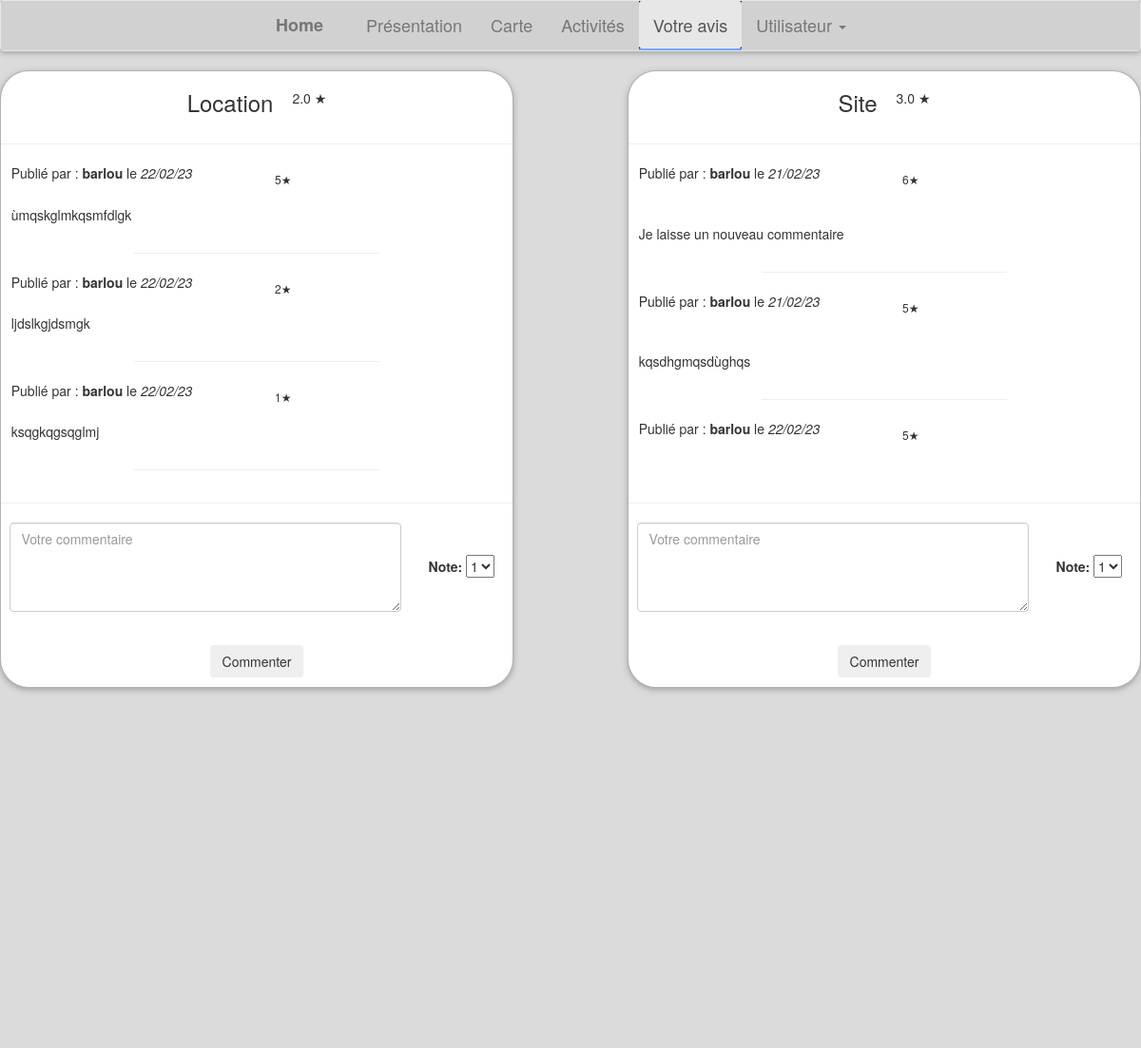
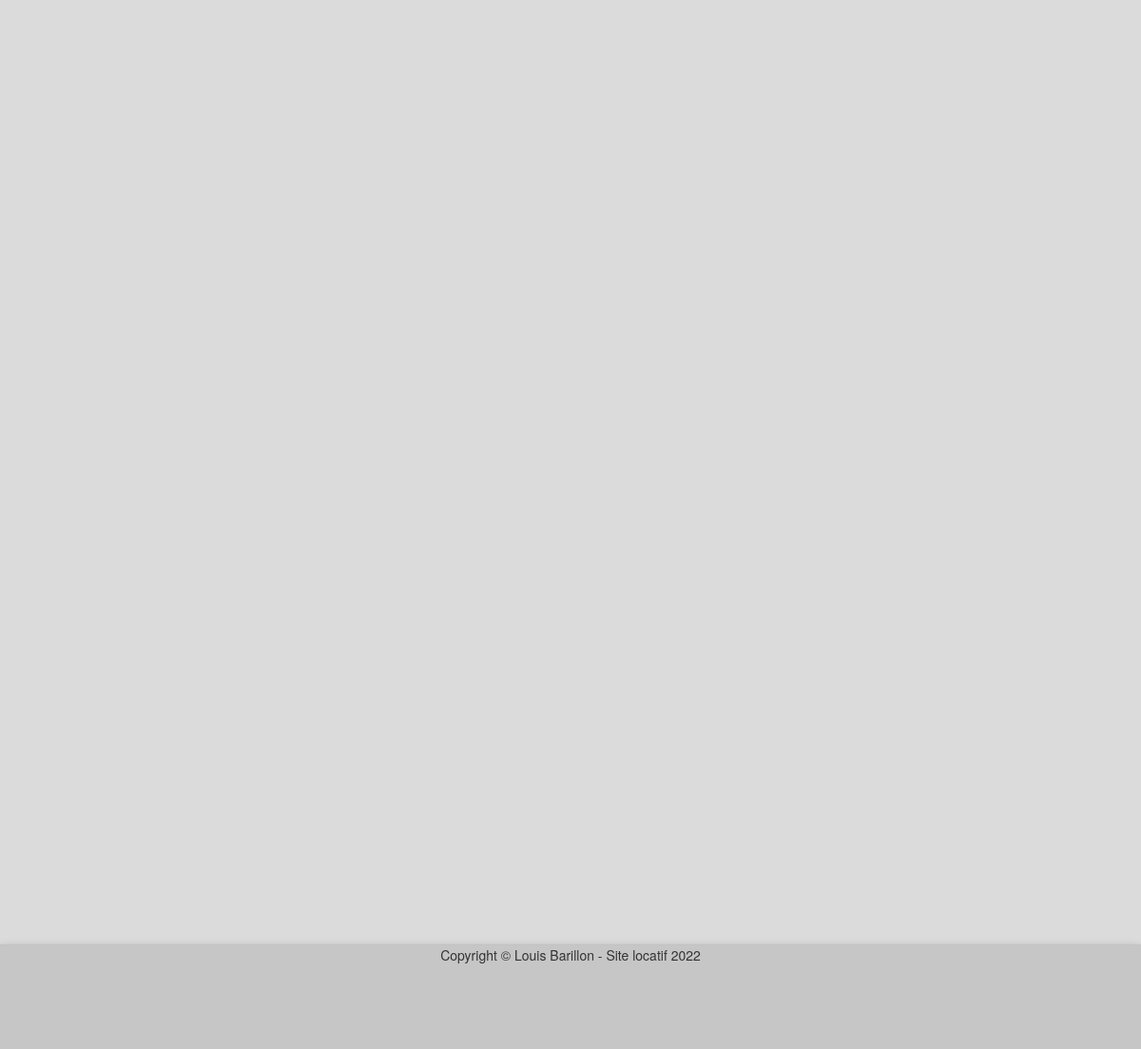
The app's page /feedback/ (signed in) with its own data (2 pictures, top to bottom).
### feedback/models.py (models this page shows)
class Comment_location(models.Model):
    user = models.ForeignKey(User, on_delete=models.CASCADE)
    text = models.TextField()
    rating = models.IntegerField()
    date_added = models.DateTimeField(auto_now_add=True)

class Comment_site(models.Model):
    user = models.ForeignKey(User, on_delete=models.CASCADE)
    text = models.TextField()
    rating = models.IntegerField()
    date_added = models.DateTimeField(auto_now_add=True)

### feedback/views.py (the view)
# urls.py: path('', index, name="Home-index")
def index(request):
    comments = Comment_site.objects.order_by('-rating')
    comments_location = Comment_location.objects.order_by('-rating')
    form = CommentSiteForm()
    form_location = CommentLocationForm()
    rating = Comment_site.objects.aggregate(Avg('rating'))['rating__avg']
    rating_location = Comment_location.objects.aggregate(Avg('rating'))['rating__avg']
    if request.user.is_authenticated:
        if request.method == "POST":
                form = CommentSiteForm(request.POST)
                form_location = CommentLocationForm(request.POST)
                form_type = request.POST.get('form_type')
                if form_type =="location":
                    if form_location.is_valid():
                        comment_location = form_location.save(commit=False)
                        comment_location.user = request.user
                        comment_location.save()
                        return redirect('feedback:feedback-home')
                elif form_type == "site":
                    if form.is_valid():
                        comment = form.save(commit=False)
                        comment.user = request.user
                        comment.save()
                        return redirect('feedback:feedback-home')
    else:
        return redirect('Login:login-login')
    context = {'form':form,
               'form_location': form_location,
               'comments':comments,
               'comments_location':comments_location,
               'avg_rating_site' : rating,
               'avg_rating_location' : rating_location}
    return render(request, "feedback/templates/index.html", context)

### feedback/form.py
class CommentSiteForm(forms.ModelForm):
    text = forms.CharField(label="", widget=forms.Textarea(
        attrs={
            'class':'form-control',
            'placeholder' : 'Votre commentaire',
            'rows':4,
            'cols':50,
        }
    ))
    rating = forms.ChoiceField(choices=RATING_CHOICES, label="Note")
    class Meta:
        model = Comment_site
        fields = ('text', 'rating')

class CommentLocationForm(forms.ModelForm):
    text = forms.CharField(label="", widget=forms.Textarea(
        attrs={
            'class' : 'form-control',
            'placeholder' : 'Votre commentaire',
            'rows': 4,
            'cols': 50,
        }))
    rating = forms.ChoiceField(choices=RATING_CHOICES, label="Note")
    class Meta:
        model = Comment_location
        fields = ('text', 'rating')

### feedback/templates/index.html (shortened to what this page needs)
{% load bootstrap3 %}
{% bootstrap_css %}
{% load crispy_forms_tags %}
{% load static %}
<!DOCTYPE html>
<html lang="en">
<head>
    <link rel="stylesheet" href="{% static 'css/style_feedback.css' %}">
</head>
{% include "location_site/templates/sites/navbar.html" %}
<body class="index">
{% block content %}
    <div class="feedback">
        <div class="retour_location">
            <div class="entete">
                <h3> Location  </h3>
                {% if avg_rating_location is not None%}
                    {{avg_rating_location}} &#9733;
                {% else %}
                    Pas noter
                {% endif %}
            </div>
            <hr>
            <div class="comments-wrapper">
                <div class="comments">
                    {% for comment_location in comments_location %}
                        <div class="comment">
                            <p> Publié par : <b> {{comment_location.user}} </b> le <i> {{comment_location.date_added|date:"d/m/y"}} </i> <h6 >{{comment_location.rating}}&#9733;</h6> </p>
                        </div>
                        <div class="text">
                            <p> {{comment_location.text}} </p>
                        </div>
                        <hr width='50%'>
                    {% empty %}
                        <p> Aucun commentaire pour le moment. </p>
                        <hr width='50%'>
                    {% endfor %}
                </div>
            </div>
            <div class="commentary">
                <hr>
                <form method="post" class="form">
                    <div class="toke">
                        {{ form_location.as_p }}
                    </div>
                    {% buttons %}
                    <br>
                    <button class="btn button" type="submit" text-align="center" name="form_type" value="location">
                        Commenter
                    </button>
                    {% endbuttons %}
                </form>
            </div>
        </div>
        <div class="retour_site">
            <div class="entete">
                <h3> Site  </h3>
                {% if avg_rating_site is not None %}
                    {{avg_rating_site}} &#9733;
                {% else %}
                    Pas noter
                {% endif %}
            </div>
            <hr>
            <div class="comments-wrapper">
                <div class="comments">
                    {% for comment in comments %}
                        <div class="comment">
                            <p> Publié par : <b> {{comment.user}} </b> le <i> {{comment.date_added|date:"d/m/y"}} </i> <h6>{{comment.rating}}&#9733; <h6></p>
                        </div>
                        <div class="text">
                            <p> {{comment.text}} </p>
                        </div>
                        <hr width='50%'>
                    {% empty %}
                        <p> Aucun commentaire pour le moment. </p>
                        <hr width='50%'>
                    {% endfor %}
                </div>
            </div>
            <div class="commentary">
                <hr>
                <form method="post" class="form">
                    <div class="toke">
                        {{ form.as_p }}
                    </div>
                    {% buttons %}
                    <br>
                     <button class="btn button" type="submit" text-align="center" name="form_type" value="site">
                         Commenter
                     </button>
                     {% endbuttons %}
                </form>
            </div>
        </div>
    </div>
{% endblock %}
</body>
{% include "location_site/templates/sites/footer.html" %}
</html>

### location_site/templates/sites/navbar.html (shortened to what this page needs)
{% load bootstrap3 %}
{% bootstrap_css %}
{% load static %}
<link rel="stylesheet" href="{% static 'css/style_base.css' %}">
<nav class="navbar navbar-default">
  <div class="container-fluid">
    <div class="navbar-header">
      <a class="navbar-brand" href="{% url 'home:Home-index' %}"> {% bootstrap_icon "home" %} &nbsp; Home </a>
    </div>
    <div class="collapse navbar-collapse" id="bs-example-navbar-collapse-1">
      <ul class="nav navbar-nav">
        <li class="{% if request.path == '/feed/' %} active {% endif %}"><a href="{% url 'feed:feed-home' %}"> Pr&eacute;sentation <span class="sr-only">(current)</span></a></li>
        <li class="{% if request.path == '/localisation/' %} active {% endif %}"><a href="{% url 'locate:localisation' %}"> Carte <span class="sr-only">(current)</span></a></li>
        <li class="{% if request.path == '/Activite/' %} active {% endif %}"><a href="{% url 'Activite:activities' %}"> Activit&eacute;s <span class="sr-only">(current)</span></a></li>
        <li class="{% if request.path == '/feedback/' %} active {% endif %}"><a href="{% url 'feedback:feedback-home' %}"> Votre avis <span class="sr-only">(current)</span></a></li>
        <li class="dropdown" id="dropdownMenuButton">
          <a href="#" class="dropdown-toggle" data-toggle="dropdown" role="button" aria-haspopup="true" aria-expanded="false">Utilisateur <span class="caret"></span></a>
        </li>
      </ul>
    </div>
  </div>
</nav>

### location_site/templates/sites/footer.html (shortened to what this page needs)
{% load bootstrap3 %}
{% bootstrap_css %}
{% load static %}
<link rel="stylesheet" href="{% static 'css/style_footer.css' %}">
<footer class="footer">
      <div class="row">
        <p class="copyright">Copyright &copy; Louis Barillon - Site locatif 2022</p>
      </div>
  </footer>

### static/css/style_feedback.css (style rules this page uses)
html, body { margin: 0; border: 0; }
body { background-position: center; background-repeat: no-repeat; background-size: cover; }
.index { background-color: rgba(184, 184, 184, 0.5); }
.feedback { display:flex; justify-content: center; height:650px; }
.retour_location { background-color: white; border-radius: 30px 30px 30px 30px; border : 1px solid rgba(0, 0, 0, 0.3); box-shadow: 0 2px 5px 0 rgba(0, 0, 0, 0.16), 0 2px 10px 0 rgba(0, 0, 0, 0.12); margin-right:5%; width:600px; text-align:center; }
.retour_site { background-color: white; border-radius: 30px 30px 30px 30px; border : 1px solid rgba(0, 0, 0, 0.3); box-shadow: 0 2px 5px 0 rgba(0, 0, 0, 0.16), 0 2px 10px 0 rgba(0, 0, 0, 0.12); margin-left : 5%; width:600px; text-align: center; }
.entete { display:grid; grid-template-columns: auto auto ; grid-gap:20px; justify-content:center; align-items: center; }
.comments { display:flex; flex-direction: column; justify-content:left; height:52%; max-height: 350px; margin-top:2%; margin-left:2%; margin-right:2%; overflow-y: scroll; }
.comment { display:grid; grid-template-columns: 2fr 2fr; justify-content: justify; align-self: start; }
.text { display:flex; }
.form p { padding-bottom:5px; margin-left:2%; margin-right:2%; }
.toke { display: grid; grid-template-columns: 4fr 1fr; grid-gap: 1px; align-items: center; }

### static/css/style_base.css (style rules this page uses)
.navbar { position:fixed; background-color: rgba(184, 184, 184, 0.742); color: rgba(119, 165, 251,1); font-size: 18px; align-items: center; justify-content:center; z-index: 1000; box-shadow: 0 2px 5px 0 rgba(0, 0, 0, 0.16), 0 2px 10px 0 rgba(0, 0, 0, 0.12); }
.navbar-brand { font-size: 22px; font-weight: bold; display:flex; }
.navbar-nav > li > a { color:rgba(14, 15, 16, 0.803); }
.navbar .nav li.active { background-color: black; border-bottom: 2px solid rgba(119, 165, 251,1); }
.navbar-nav li.active a { border-radius: 3px; }
.container-fluid { display:flex; justify-content: center; background-color: rgba(184, 184, 184, 0.6); }

### static/css/style_footer.css (style rules this page uses)
.footer { bottom: 0; width: 100%; background-color:rgba(184, 184, 184, 0.6); height:5%; border-top: 1px solid rgba(184, 184, 184, 0.2); box-shadow: 0 2px 5px 0 rgba(0, 0, 0, 0.16), 0 2px 10px 0 rgba(0, 0, 0, 0.12); position:fixed; align-items: flex-end; }
.row { display:flex; justify-content:center; bottom:5%; }
.copyright { right:0; }

### records on screen
Comment_location: user "barlou", date_added "22/02/23", rating "5", text "ùmqskglmkqsmfdlgk"
Comment_location: user "barlou", date_added "22/02/23", rating "2", text "ljdslkgjdsmgk"
Comment_location: user "barlou", date_added "22/02/23", rating "1", text "ksqgkqgsqglmj"
Comment_site: user "barlou", date_added "21/02/23", rating "6", text "Je laisse un nouveau commentaire"
Comment_site: user "barlou", date_added "21/02/23", rating "5", text "kqsdhgmqsdùghqs"
Comment_site: user "barlou", date_added "22/02/23", rating "5"

### other values on screen
{{ avg_rating_location }} "2.0"
{{ avg_rating_site }} "3.0"
